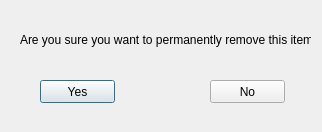
<?xml version="1.0" encoding="UTF-8"?>
<ui version="4.0">
 <class>RemoveConfirm</class>
 <widget class="QDialog" name="RemoveConfirm">
  <property name="enabled">
   <bool>true</bool>
  </property>
  <property name="geometry">
   <rect>
    <x>0</x>
    <y>0</y>
    <width>322</width>
    <height>132</height>
   </rect>
  </property>
  <property name="sizePolicy">
   <sizepolicy hsizetype="Fixed" vsizetype="Fixed">
    <horstretch>0</horstretch>
    <verstretch>0</verstretch>
   </sizepolicy>
  </property>
  <property name="windowTitle">
   <string>Dialog</string>
  </property>
  <widget class="QPushButton" name="yes_button">
   <property name="geometry">
    <rect>
     <x>40</x>
     <y>80</y>
     <width>75</width>
     <height>23</height>
    </rect>
   </property>
   <property name="text">
    <string>Yes</string>
   </property>
  </widget>
  <widget class="QPushButton" name="no_button">
   <property name="geometry">
    <rect>
     <x>210</x>
     <y>80</y>
     <width>75</width>
     <height>23</height>
    </rect>
   </property>
   <property name="text">
    <string>No</string>
   </property>
  </widget>
  <widget class="QLabel" name="label">
   <property name="geometry">
    <rect>
     <x>20</x>
     <y>30</y>
     <width>291</width>
     <height>20</height>
    </rect>
   </property>
   <property name="text">
    <string>Are you sure you want to permanently remove this item? </string>
   </property>
  </widget>
 </widget>
 <resources/>
 <connections/>
</ui>
